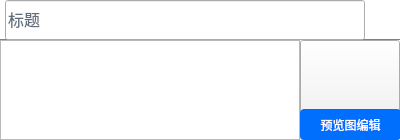
                    <widget class="QWidget" name="dialog" native="true">
                     <property name="geometry">
                      <rect>
                       <x>0</x>
                       <y>150</y>
                       <width>400</width>
                       <height>140</height>
                      </rect>
                     </property>
                     <layout class="QVBoxLayout" name="verticalLayout_34">
                      <property name="spacing">
                       <number>0</number>
                      </property>
                      <property name="leftMargin">
                       <number>0</number>
                      </property>
                      <property name="topMargin">
                       <number>0</number>
                      </property>
                      <property name="rightMargin">
                       <number>0</number>
                      </property>
                      <property name="bottomMargin">
                       <number>0</number>
                      </property>
                      <item>
                       <widget class="QWidget" name="dialogtop" native="true">
                        <property name="minimumSize">
                         <size>
                          <width>400</width>
                          <height>40</height>
                         </size>
                        </property>
                        <property name="maximumSize">
                         <size>
                          <width>400</width>
                          <height>40</height>
                         </size>
                        </property>
                        <property name="styleSheet">
                         <string notr="true">#dialogtop{background-color:white;border-bottom:1px solid gray;}</string>
                        </property>
                        <layout class="QHBoxLayout" name="horizontalLayout_6">
                         <property name="spacing">
                          <number>0</number>
                         </property>
                         <property name="leftMargin">
                          <number>0</number>
                         </property>
                         <property name="topMargin">
                          <number>0</number>
                         </property>
                         <property name="rightMargin">
                          <number>0</number>
                         </property>
                         <property name="bottomMargin">
                          <number>0</number>
                         </property>
                         <item>
                          <widget class="QLabel" name="label_30">
                           <property name="minimumSize">
                            <size>
                             <width>5</width>
                             <height>0</height>
                            </size>
                           </property>
                           <property name="maximumSize">
                            <size>
                             <width>5</width>
                             <height>16777215</height>
                            </size>
                           </property>
                           <property name="text">
                            <string/>
                           </property>
                           <property name="pixmap">
                            <pixmap resource="twoDdisplay.qrc">:/twoDdisplay/rectleft</pixmap>
                           </property>
                          </widget>
                         </item>
                         <item>
                          <widget class="QLineEdit" name="dialogtitle1">
                           <property name="minimumSize">
                            <size>
                             <width>0</width>
                             <height>40</height>
                            </size>
                           </property>
                           <property name="maximumSize">
                            <size>
                             <width>16777215</width>
                             <height>40</height>
                            </size>
                           </property>
                           <property name="font">
                            <font>
                             <family>Adobe 黑体 Std R</family>
                             <pointsize>-1</pointsize>
                            </font>
                           </property>
                           <property name="styleSheet">
                            <string notr="true">font-size:16px;
color:rgb(98,109,125);</string>
                           </property>
                           <property name="text">
                            <string>标题</string>
                           </property>
                          </widget>
                         </item>
                         <item>
                          <widget class="QPushButton" name="dialogclose">
                           <property name="minimumSize">
                            <size>
                             <width>30</width>
                             <height>30</height>
                            </size>
                           </property>
                           <property name="maximumSize">
                            <size>
                             <width>30</width>
                             <height>30</height>
                            </size>
                           </property>
                           <property name="cursor">
                            <cursorShape>PointingHandCursor</cursorShape>
                           </property>
                           <property name="styleSheet">
                            <string notr="true">QPushButton:hover{
	background-color:transparent;
	background-image: url(:/twoDdisplay/closehover);
    border:0px;}

QPushButton {
	background-color:transparent;
	background-image: url(:/twoDdisplay/close);
    border:0px;
}</string>
                           </property>
                           <property name="text">
                            <string/>
                           </property>
                           <property name="iconSize">
                            <size>
                             <width>20</width>
                             <height>20</height>
                            </size>
                           </property>
                           <property name="flat">
                            <bool>false</bool>
                           </property>
                          </widget>
                         </item>
                         <item>
                          <widget class="QLabel" name="label_105">
                           <property name="minimumSize">
                            <size>
                             <width>5</width>
                             <height>0</height>
                            </size>
                           </property>
                           <property name="maximumSize">
                            <size>
                             <width>5</width>
                             <height>16777215</height>
                            </size>
                           </property>
                           <property name="text">
                            <string/>
                           </property>
                           <property name="pixmap">
                            <pixmap resource="twoDdisplay.qrc">:/twoDdisplay/rectright</pixmap>
                           </property>
                           <property name="alignment">
                            <set>Qt::AlignRight|Qt::AlignTrailing|Qt::AlignVCenter</set>
                           </property>
                          </widget>
                         </item>
                        </layout>
                        <zorder>label_30</zorder>
                        <zorder>label_105</zorder>
                        <zorder>dialogclose</zorder>
                        <zorder>dialogtitle1</zorder>
                       </widget>
                      </item>
                      <item>
                       <widget class="QWidget" name="dialogcontent" native="true">
                        <property name="minimumSize">
                         <size>
                          <width>0</width>
                          <height>100</height>
                         </size>
                        </property>
                        <property name="maximumSize">
                         <size>
                          <width>16777215</width>
                          <height>100</height>
                         </size>
                        </property>
                        <property name="styleSheet">
                         <string notr="true">#dialogcontent{background-color:white;}</string>
                        </property>
                        <layout class="QHBoxLayout" name="horizontalLayout_8" stretch="3,1">
                         <property name="spacing">
                          <number>0</number>
                         </property>
                         <property name="leftMargin">
                          <number>0</number>
                         </property>
                         <property name="topMargin">
                          <number>0</number>
                         </property>
                         <property name="rightMargin">
                          <number>0</number>
                         </property>
                         <property name="bottomMargin">
                          <number>0</number>
                         </property>
                         <item>
                          <widget class="QTextEdit" name="textcontent1">
                           <property name="minimumSize">
                            <size>
                             <width>300</width>
                             <height>100</height>
                            </size>
                           </property>
                           <property name="maximumSize">
                            <size>
                             <width>300</width>
                             <height>100</height>
                            </size>
                           </property>
                           <property name="styleSheet">
                            <string notr="true">line-height:16px;
font-size:12px;
color:rgb(98,109,125);</string>
                           </property>
                           <property name="lineWrapMode">
                            <enum>QTextEdit::WidgetWidth</enum>
                           </property>
                           <property name="readOnly">
                            <bool>false</bool>
                           </property>
                           <property name="html">
                            <string>&lt;!DOCTYPE HTML PUBLIC &quot;-//W3C//DTD HTML 4.0//EN&quot; &quot;http://www.w3.org/TR/REC-html40/strict.dtd&quot;&gt;
&lt;html&gt;&lt;head&gt;&lt;meta name=&quot;qrichtext&quot; content=&quot;1&quot; /&gt;&lt;style type=&quot;text/css&quot;&gt;
p, li { white-space: pre-wrap; }
&lt;/style&gt;&lt;/head&gt;&lt;body style=&quot; font-family:'SimSun'; font-size:12px; font-weight:400; font-style:normal;&quot;&gt;
&lt;p style=&quot;-qt-paragraph-type:empty; margin-top:12px; margin-bottom:12px; margin-left:0px; margin-right:0px; -qt-block-indent:0; text-indent:0px;&quot;&gt;&lt;br /&gt;&lt;/p&gt;&lt;/body&gt;&lt;/html&gt;</string>
                           </property>
                          </widget>
                         </item>
                         <item>
                          <widget class="QWidget" name="widget_15" native="true">
                           <property name="minimumSize">
                            <size>
                             <width>100</width>
                             <height>100</height>
                            </size>
                           </property>
                           <property name="maximumSize">
                            <size>
                             <width>100</width>
                             <height>100</height>
                            </size>
                           </property>
                           <widget class="QToolButton" name="vicontent1">
                            <property name="geometry">
                             <rect>
                              <x>0</x>
                              <y>0</y>
                              <width>100</width>
                              <height>100</height>
                             </rect>
                            </property>
                            <property name="minimumSize">
                             <size>
                              <width>100</width>
                              <height>100</height>
                             </size>
                            </property>
                            <property name="maximumSize">
                             <size>
                              <width>100</width>
                              <height>100</height>
                             </size>
                            </property>
                            <property name="cursor">
                             <cursorShape>PointingHandCursor</cursorShape>
                            </property>
                            <property name="styleSheet">
                             <string notr="true"/>
                            </property>
                            <property name="text">
                             <string/>
                            </property>
                            <property name="iconSize">
                             <size>
                              <width>100</width>
                              <height>100</height>
                             </size>
                            </property>
                           </widget>
                           <widget class="QToolButton" name="imgprew_editbtn1">
                            <property name="geometry">
                             <rect>
                              <x>0</x>
                              <y>69</y>
                              <width>101</width>
                              <height>31</height>
                             </rect>
                            </property>
                            <property name="cursor">
                             <cursorShape>PointingHandCursor</cursorShape>
                            </property>
                            <property name="styleSheet">
                             <string notr="true">font-size: 12px;
color: #ffffff;
background: #006FFE;
border-radius: 4px;</string>
                            </property>
                            <property name="text">
                             <string>预览图编辑</string>
                            </property>
                           </widget>
                          </widget>
                         </item>
                        </layout>
                       </widget>
                      </item>
                     </layout>
                    </widget>
